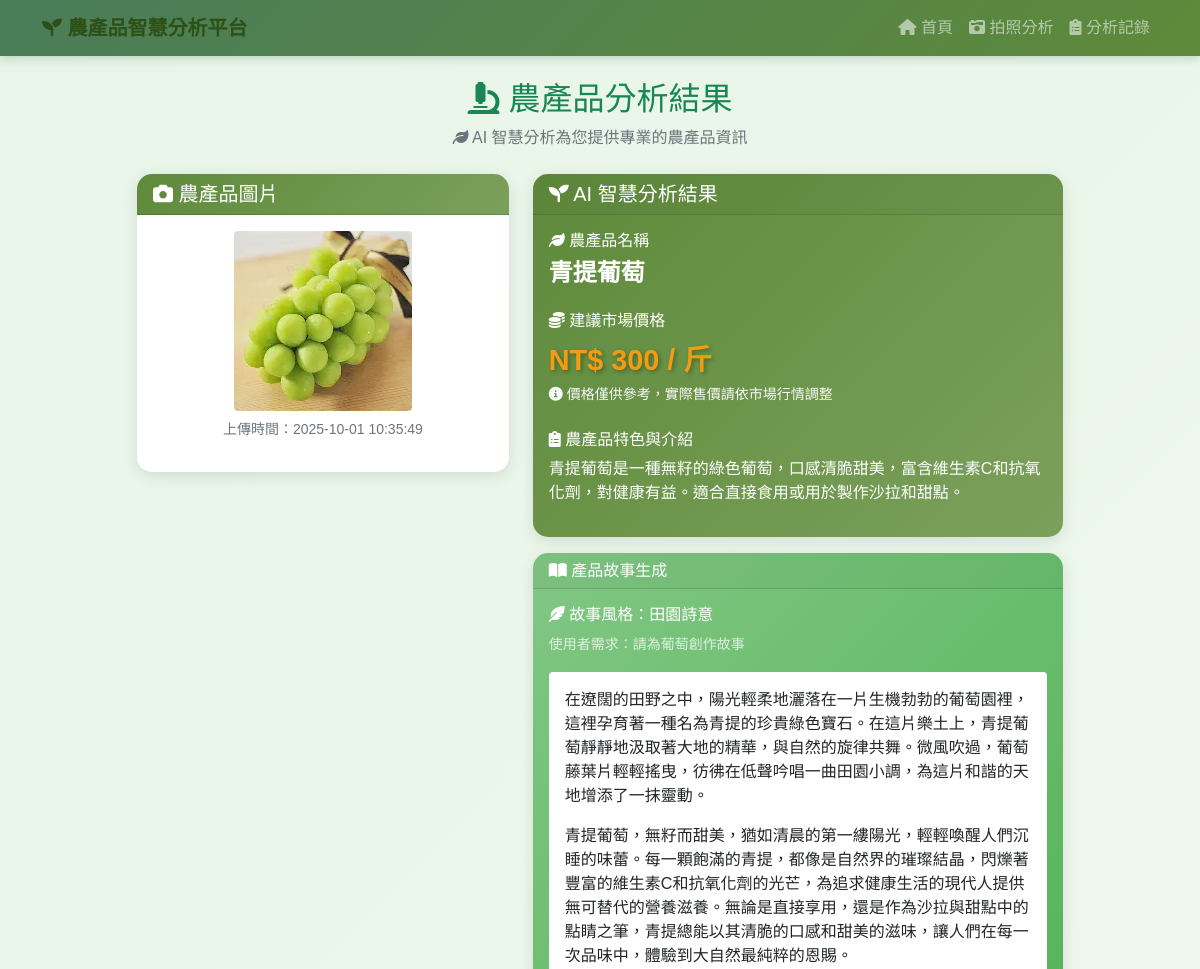
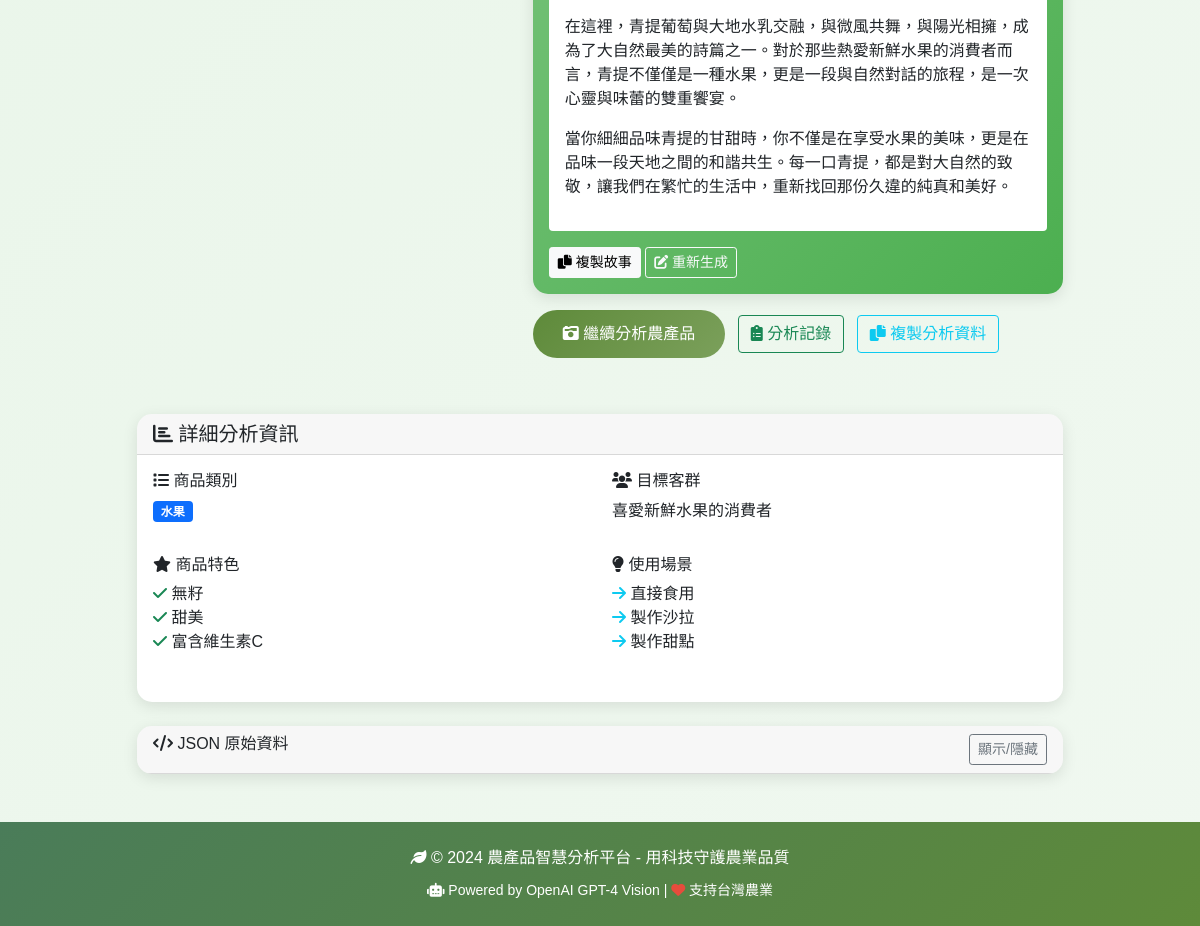
The app's page /result/1/ with its own data (2 pictures, top to bottom).
### analyzer/models.py (models this page shows, shortened)
class ProductImage(models.Model):
    image = models.ImageField(upload_to=upload_to, verbose_name='商品圖片')
    uploaded_at = models.DateTimeField(auto_now_add=True, verbose_name='上傳時間')
    product_name = models.CharField(max_length=200, blank=True, verbose_name='商品名稱')
    description = models.TextField(blank=True, verbose_name='商品介紹')
    recommended_price = models.DecimalField(
        max_digits=10,
        decimal_places=2,
        null=True,
        blank=True,
        verbose_name='推薦售價'
    )
    analysis_json = models.JSONField(null=True, blank=True, verbose_name='完整分析結果')
    analyzed = models.BooleanField(default=False, verbose_name='已分析')
    story_content = models.TextField(blank=True, verbose_name='產品故事')
    story_style = models.CharField(max_length=50, blank=True, verbose_name='故事風格')
    story_prompt = models.TextField(blank=True, verbose_name='使用者故事指令')
    story_generated = models.BooleanField(default=False, verbose_name='已生成故事')
    class Meta:
        verbose_name = '商品圖片'
        verbose_name_plural = '商品圖片'
        ordering = ['-uploaded_at']

### analyzer/views.py (the view)
# urls.py: path('result/<int:pk>/', views.result, name='result'),
def result(request, pk):
    product_image = get_object_or_404(ProductImage, pk=pk)
    story_form = StoryGenerationForm()
    return render(request, 'analyzer/result.html', {
        'product_image': product_image,
        'story_form': story_form
    })

### analyzer/templates/analyzer/result.html (shortened to what this page needs)
{% extends 'analyzer/base.html' %}
{% block content %}
<div class="row">
    <div class="col-lg-10 mx-auto">
        <div class="text-center mb-4">
            <h2 class="text-success">
                <i class="fas fa-microscope"></i> 農產品分析結果
            </h2>
            <p class="text-muted">
                <i class="fas fa-leaf"></i> AI 智慧分析為您提供專業的農產品資訊
            </p>
        </div>
        <div class="row">
            <div class="col-md-5 mb-4">
                <div class="card">
                    <div class="card-header" style="background: linear-gradient(135deg, #5e8a3a 0%, #7ba05b 100%); color: white;">
                        <h5 class="mb-0">
                            <i class="fas fa-camera"></i> 農產品圖片
                        </h5>
                    </div>
                    <div class="card-body text-center">
                        {% if product_image.image %}
                        <img src="{{ product_image.image.url }}"
                             class="img-fluid rounded"
                             alt="{{ product_image.product_name }}"
                             style="max-height: 400px;">
                        {% endif %}
                        <p class="text-muted mt-2 small">
                            上傳時間：{{ product_image.uploaded_at|date:"Y-m-d H:i:s" }}
                        </p>
                    </div>
                </div>
            </div>
            <div class="col-md-7 mb-4">
                <div class="card result-card text-white">
                    <div class="card-header">
                        <h5 class="mb-0">
                            <i class="fas fa-seedling"></i> AI 智慧分析結果
                        </h5>
                    </div>
                    <div class="card-body">
                        <div class="mb-4">
                            <h6><i class="fas fa-leaf"></i> 農產品名稱</h6>
                            <h4 class="fw-bold">{{ product_image.product_name|default:"未識別的農產品" }}</h4>
                        </div>
                        <div class="mb-4">
                            <h6><i class="fas fa-coins"></i> 建議市場價格</h6>
                            <div class="price-highlight">
                                {% if product_image.recommended_price %}
                                    NT$ {{ product_image.recommended_price|floatformat:0 }} / 斤
                                {% else %}
                                    價格待評估
                                {% endif %}
                            </div>
                            <small class="text-light">
                                <i class="fas fa-info-circle"></i> 價格僅供參考，實際售價請依市場行情調整
                            </small>
                        </div>
                        <div class="mb-3">
                            <h6><i class="fas fa-clipboard-list"></i> 農產品特色與介紹</h6>
                            <p>{{ product_image.description|default:"暫無介紹" }}</p>
                        </div>
                    </div>
                </div>
                <div class="card mt-3" style="background: linear-gradient(135deg, #81c784 0%, #4caf50 100%);">
                    <div class="card-header text-white">
                        <h6 class="mb-0">
                            <i class="fas fa-book-open"></i> 產品故事生成
                        </h6>
                    </div>
                    <div class="card-body text-white">
                        {% if product_image.story_generated %}
                            <div class="mb-3">
                                <h6><i class="fas fa-feather-alt"></i> 故事風格：{{ product_image.story_style }}</h6>
                                <small class="opacity-75">使用者需求：{{ product_image.story_prompt }}</small>
                            </div>
                            <div class="story-content bg-white text-dark p-3 rounded">
                                {{ product_image.story_content|linebreaks }}
                            </div>
                            <div class="mt-3">
                                <button class="btn btn-light btn-sm" onclick="copyStoryToClipboard()">
                                    <i class="fas fa-copy"></i> 複製故事
                                </button>
                                <button class="btn btn-outline-light btn-sm" data-bs-toggle="collapse" data-bs-target="#storyForm">
                                    <i class="fas fa-edit"></i> 重新生成
                                </button>
                            </div>
                        {% endif %}
                    </div>
                </div>
                <div class="mt-3">
                    <a href="{% url 'analyzer:upload' %}" class="btn btn-primary me-2 mb-2">
                        <i class="fas fa-camera-retro"></i> 繼續分析農產品
                    </a>
                    <a href="{% url 'analyzer:history' %}" class="btn btn-outline-success me-2 mb-2">
                        <i class="fas fa-clipboard-list"></i> 分析記錄
                    </a>
                    <button class="btn btn-outline-info mb-2" onclick="copyToClipboard()">
                        <i class="fas fa-copy"></i> 複製分析資料
                    </button>
                </div>
            </div>
        </div>
        {% if product_image.analysis_json %}
        <div class="card mt-4">
            <div class="card-header">
                <h5 class="mb-0">
                    <i class="fas fa-chart-bar"></i> 詳細分析資訊
                </h5>
            </div>
            <div class="card-body">
                <div class="row">
                    {% if product_image.analysis_json.category %}
                    <div class="col-md-6 mb-3">
                        <h6><i class="fas fa-list"></i> 商品類別</h6>
                        <span class="badge bg-primary">{{ product_image.analysis_json.category }}</span>
                    </div>
                    {% endif %}
                    {% if product_image.analysis_json.target_audience %}
                    <div class="col-md-6 mb-3">
                        <h6><i class="fas fa-users"></i> 目標客群</h6>
                        <p>{{ product_image.analysis_json.target_audience }}</p>
                    </div>
                    {% endif %}
                    {% if product_image.analysis_json.features %}
                    <div class="col-md-6 mb-3">
                        <h6><i class="fas fa-star"></i> 商品特色</h6>
                        <ul class="list-unstyled">
                            {% for feature in product_image.analysis_json.features %}
                            <li><i class="fas fa-check text-success"></i> {{ feature }}</li>
                            {% endfor %}
                        </ul>
                    </div>
                    {% endif %}
                    {% if product_image.analysis_json.usage_scenarios %}
                    <div class="col-md-6 mb-3">
                        <h6><i class="fas fa-lightbulb"></i> 使用場景</h6>
                        <ul class="list-unstyled">
                            {% for scenario in product_image.analysis_json.usage_scenarios %}
                            <li><i class="fas fa-arrow-right text-info"></i> {{ scenario }}</li>
                            {% endfor %}
                        </ul>
                    </div>
                    {% endif %}
                </div>
            </div>
        </div>
        <div class="card mt-4">
            <div class="card-header">
                <h6 class="mb-0">
                    <i class="fas fa-code"></i> JSON 原始資料
                    <button class="btn btn-sm btn-outline-secondary float-end"
                            type="button" data-bs-toggle="collapse"
                            data-bs-target="#jsonCollapse">
                        顯示/隱藏
                    </button>
                </h6>
            </div>
        </div>
        {% endif %}
    </div>
</div>
{% endblock %}

### analyzer/templates/analyzer/base.html (style rules this page uses)
body { font-family: 'Noto Sans TC', 'Microsoft JhengHei', sans-serif; background: linear-gradient(135deg, #e8f5e8 0%, #f0f8f0 100%); min-height: 100vh; }
.card { box-shadow: 0 4px 15px rgba(0, 0, 0, 0.1); border: none; border-radius: 15px; overflow: hidden; }
.btn-primary { background: linear-gradient(135deg, #5e8a3a 0%, #7ba05b 100%); border: none; border-radius: 25px; padding: 12px 30px; font-weight: 500; transition: all 0.3s ease; }
.result-card { background: linear-gradient(135deg, #5e8a3a 0%, #7ba05b 100%); color: white; }
.price-highlight { font-size: 1.8rem; font-weight: bold; color: #f39c12; text-shadow: 2px 2px 4px rgba(0,0,0,0.3); }

### records on screen
ProductImage: image (picture), uploaded_at "2025-10-01 10:35:49", product_name "青提葡萄", recommended_price "300", description "青提葡萄是一種無籽的綠色葡萄，口感清脆甜美，富含維生素C和抗氧化劑，對健康有益。適合直接食用或用於製作沙拉和甜點。", story_style "田園詩意", story_prompt "請為葡萄創作故事", story_content "在遼闊的田野之中，陽光輕柔地灑落在一片生機勃勃的葡萄園裡，這裡孕育著一種名為青提的珍貴綠色寶石。在這片樂土上，青提葡萄靜靜地汲取著大地的精華，與自然的旋律共舞。微風吹過，葡萄藤葉片輕輕搖曳，彷彿在低聲吟唱一曲田園小調，為這片和諧的天地增添了一抹靈動。 青提葡萄，無籽而甜美，猶如清晨的第一縷陽光，輕輕喚醒人們沉睡的味蕾。每一顆飽滿的青提，都像是自然界的璀璨結晶，閃爍著豐富的維生素C和抗氧化劑的光芒，為追求健康生活的現代人提供無可替代的營養滋養。無論是直接享用，還是作為沙拉與甜點中的點睛之筆，青提總能以其清脆的口感和甜美的滋味，讓人們在每一次品味中，體驗到大自然最純粹的恩賜。 在這裡，青提葡萄與大地水乳交融，與微風共舞，與陽光相擁，成為了大自然最美的詩篇之一。對於那些熱愛新鮮水果的消費者而言，青提不僅僅是一種水果，更是一段與自然對話的旅程，是一次心靈與味蕾的雙重饗宴。 當你細細品味青提的甘甜時，你不僅是在享受水果的美味，更是在品味一段天地之間的和諧共生。每一口青提，都是對大自然的致敬，讓我們在繁忙的生活中，重新找回那份久違的純真和美好。", analysis_json.category "水果", analysis_json.target_audience "喜愛新鮮水果的消費者"

### other values on screen
{{ feature }} "無籽" "甜美" "富含維生素C"
{{ scenario }} "直接食用" "製作沙拉" "製作甜點"
